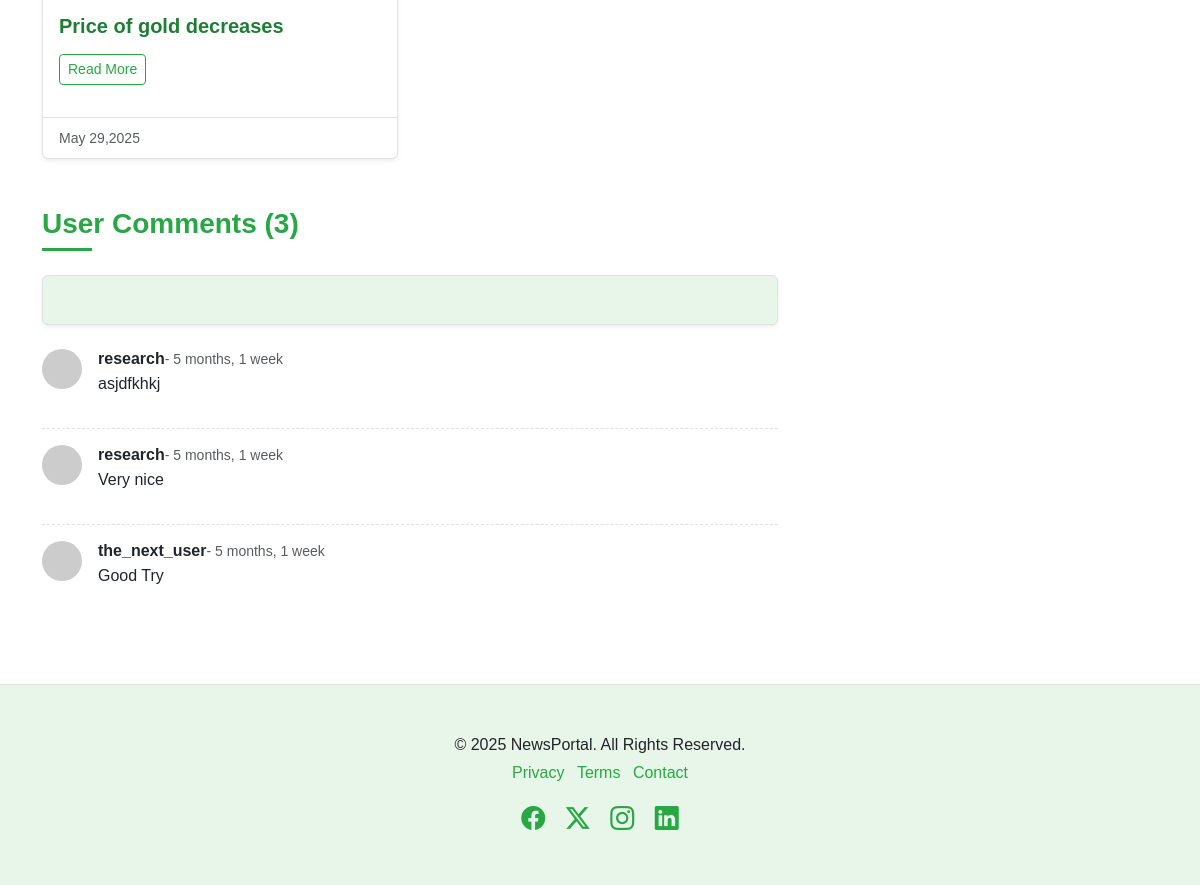
/post-detail/5 (lower part), run on an earlier commit of the app's database.
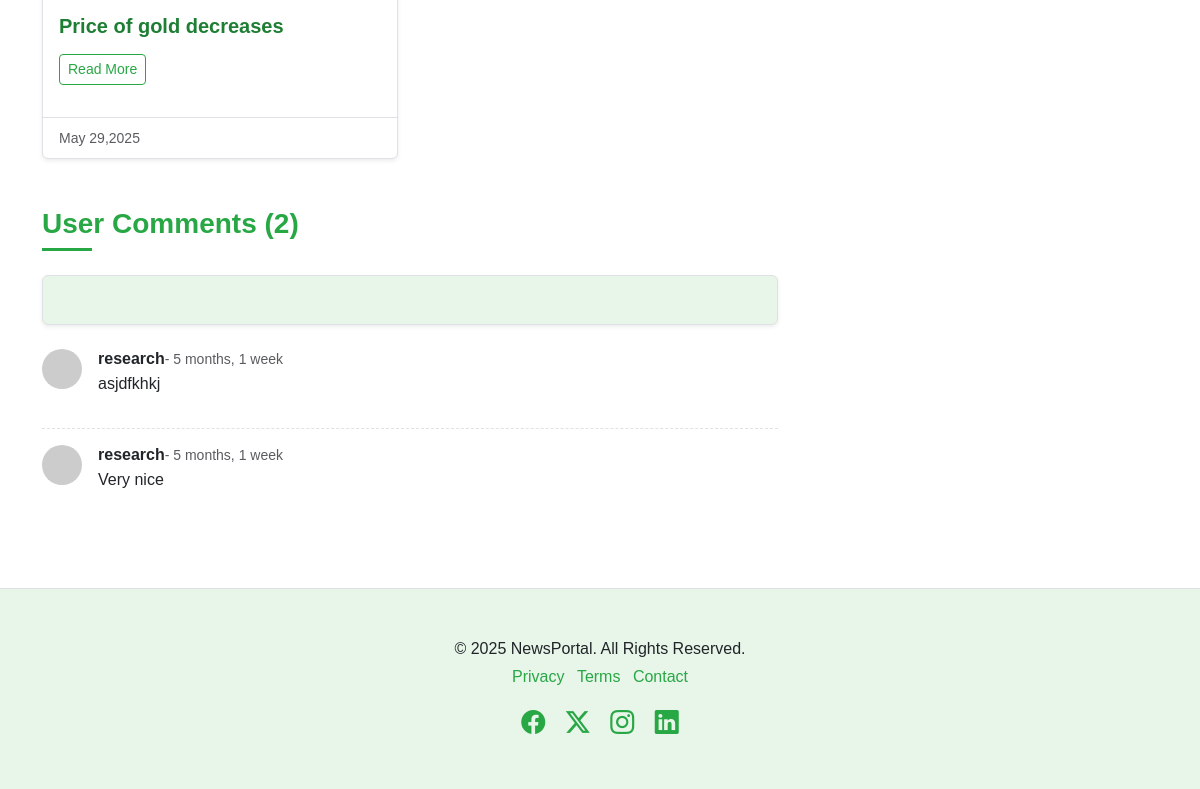
And on a later commit of the database.
### newspaper/models.py (models this page shows, shortened)
class TimeStampModel(models.Model):
    created_at=models.DateTimeField(auto_now_add=True)
    updated_at=models.DateTimeField(auto_now_add=True)
    class Meta:
        abstract=True # Don't create table in DB

class Post(TimeStampModel):
    STATUS_CHOICES=[
        ("active","Active"),
        ('in_active', 'Inactive')
    ]
    title=models.CharField(max_length=200)
    content=models.TextField()
    featured_image=models.ImageField(upload_to="post_images/%Y/%m/%d", blank=False)
    author=models.ForeignKey("auth.User",on_delete=models.CASCADE)
    status=models.CharField(max_length=20, choices=STATUS_CHOICES,default="active")
    views_count=models.PositiveBigIntegerField(default=0)
    published_at=models.DateTimeField(null=True, blank=True)
    category=models.ForeignKey(Category, on_delete=models.CASCADE)
    tag=models.ManyToManyField(Tag)

class Comment(TimeStampModel):
    post=models.ForeignKey(Post, on_delete=models.CASCADE,)
    user=models.ForeignKey("auth.User", on_delete=models.CASCADE)
    content=models.TextField()

### newspaper/views.py (the view)
# urls.py: path("post-detail/<int:pk>", views.PostDetailView.as_view() ,name="post-detail"),
class PostDetailView(SidebarMixin, DetailView):
    model=Post
    template_name="newsportal/detail/detail.html"
    context_object_name="post"
    def get_queryset(self):
        query=super().get_queryset()
        query=query.filter(published_at__isnull=False, status="active")
        return query
    def get_context_data(self, **kwargs):
        context= super().get_context_data(**kwargs)
        current_post = self.object
        current_post.views_count += 1
        current_post.save()
        context["related_posts"]=Post.objects.filter(
            published_at__isnull=False, status="active", category=self.object.category
        ).order_by("-published_at","-views_count")[:2]
        return context

### newspaper/nav.py (called while the page is built)
def navigation(request):
    categories = Category.objects.all()[:4]
    return {"categories":categories}

### newspaper/views.py (called while the page is built)
    def get_context_data(self, **kwargs):
        context=super().get_context_data(**kwargs)
        context["popular_posts"]=Post.objects.filter(
            published_at__isnull=False, status="active").order_by("-published_at")[:5]
        context["advertisement"]=Advertisement.objects.all().order_by("-created_at").first()
        return context

### templates/newsportal/detail/detail.html (shortened to what this page needs)
{% extends "newsportal/base.html" %}
{% block content %}
<div class="container mt-4">
  <div class="row">
    <div class="col-lg-8">
      {% include "newsportal/detail/left/related_articles.html" %}
      <section class="comments-section mt-5">
        {% include "newsportal/detail/left/comment_form.html" %}
        {% include "newsportal/detail/left/comment_list.html" %}
      </section>
    </div>
    <div class="col-lg-4">
    </div>
  </div>
</div>
{% endblock content %}

### templates/newsportal/detail/left/related_articles.html (shortened to what this page needs)
<section class="related-articles mt-5">
  <div class="row row-cols-1 row-cols-md-2 g-4">
    {% for related_post in related_posts %}
    <div class="col">
      <div class="card h-100 shadow-sm news-card">
        <div class="card-body">
          <h5 class="card-title">{{ related_post.title }}</h5>
          <a href="{% urls'post-detail' related_post.pk }" class="btn btn-outline-success btn-sm mt-2">Read More</a>
        </div>
        <div class="card-footer">
          <small class="text-muted">{{ post.published_at|date:"F j,Y" }}</small>
        </div>
      </div>
    </div>
  </div>
</section>

### templates/newsportal/detail/left/comment_form.html (shortened to what this page needs)
<h3 class="mb-4 section-title">
    <span>User Comments ({{ post.comment_set.count }})</span>
</h3>
<div class="card p-4 shadow-sm mb-4">
</div>

### templates/newsportal/detail/left/comment_list.html
<div class="existing-comments">
    {% for comment in post.comment_set.all %}
    <div class="comment d-flex mb-3">
        <img src="https://placehold.co/50/ffc107/333333?text={{ comment.user.username|slice:'0:1'|title }}" alt="User 1" class="me-3" />
        <div>
            <h6 class="mb-1 fw-bold">
                {{ comment.user.username }}<small class="text-muted fw-normal">- {{ comment.created_at| timesince}}</small>
            </h6>
            <p>{{ comment.content}}</p>
        </div>
    </div>
    {% endfor %}
</div>

What changed in the data, as far as the page shows it:
removed Comment: user.username "the_next_user", created_at "5 months, 1 week", content "Good Try"
computed for Post "Price of gold decreases": comment_set.count "3" → "2"
